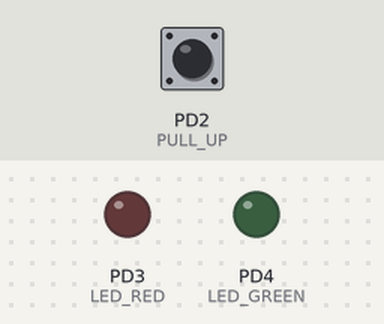
Simulated run of this program. Board: ATmega328P, built with avr-gcc and emulated at 16 MHz. On the bench: output pins drawn as LEDs (lit = HIGH). Inputs (shaded band) come from the test bench; at power-on: PD2 (PULL_UP) HIGH.

Above: at 1.2 s.
1.3 s: PD2 (PULL_UP) pulled LOW for 0.15 s
At 2.5 s:
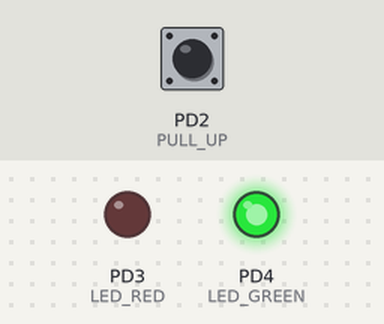
2.9 s: PD2 (PULL_UP) pulled LOW for 1 s
At 4.6 s:
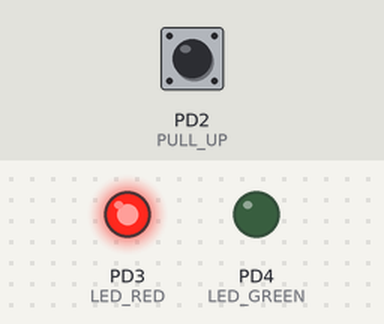
5.4 s: PD2 (PULL_UP) pulled LOW for 3.2 s
At 9.4 s:
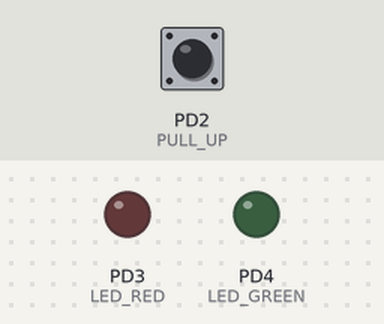
Timing chart, 0 to 10.9 s (numbered marks = the images above; inputs shaded):
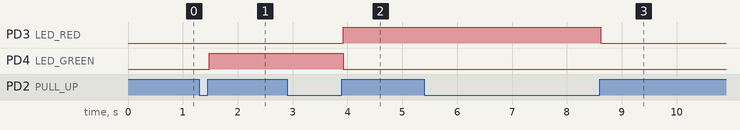

Measured:
- after the input at 1.3 s, PD4 (LED_GREEN): LOW → HIGH after 0.18 s
- after the input at 2.9 s, PD3 (LED_RED): LOW → HIGH after 1.0 s; PD4 (LED_GREEN): HIGH → LOW after 1.0 s
- after the input at 5.4 s, PD3 (LED_RED): HIGH → LOW after 3.2 s

The program:

main.c
```c
/*
 * Proyecto 8.c
 *
 * Created: 19/02/2024 12:02:57
 * Author : DCE
 */

#define  F_CPU	16000000UL
#include <avr/io.h>
#include <util/delay.h>
#include <stdbool.h>

#include "PORTS.h"
#include "PARAMETERS.h"
#include "MACROS.h"

bool GPIO_readButton (void){
	bool buttonPressed = !BUTTON_PRESSED;
	///---------------------------------------------
	/// 1. If the pushbutton is PRESSED
	if ((READ_PIN(GPIO01_IN,BUTTON))==BUTTON_PRESSED)
	{
		///----------------------------------------------------------------
		/// 1.1. Wait for a time to avoid the pushbutton bounce
		_delay_ms(DEBOUNCE_TIME);
		///----------------------------------------------------------------
		/// 1.2. Check if the button is NOT already PRESSED
		if (READ_PIN(GPIO01_IN,BUTTON)!=BUTTON_PRESSED)
		{
			///----------------------------------------------------------------
			/// 1.2.1. If released, do the task: change the state of the LED
			buttonPressed = BUTTON_PRESSED;
			///----------------------------------------------------------------
			/// 1.2.2 Wait for a time to avoid bouncing in pushbutton (release)
			_delay_ms(DEBOUNCE_TIME);
		}
	}
	return buttonPressed;
}

//---------  User data types definitions -------------
typedef enum {
	STATE_LED_GREEN,
	STATE_LED_RED,
	STATE_LED_OFF
} LEDStates_t;


int main(void)
{
	bool readButton = !BUTTON_PRESSED;

	//---------  Local variables (Registers) -----------------
	/// Variables to keep the state of the FSM
	LEDStates_t currentState = STATE_LED_OFF;
	LEDStates_t nextState	  = STATE_LED_OFF;

	// ------------ SETUP ------------------------
	GPIO_init();
	//------------ LOOP -------------------------------------
	while (1)
	{
		// -----------------------------------------------
		// 1.- Event
		// -----------------------------------------------
		readButton = GPIO_readButton();
		// -----------------------------------------------
		// 2.- Transitions
		// -----------------------------------------------
		switch(currentState){
			case STATE_LED_OFF:
			if (readButton==BUTTON_PRESSED){
				nextState=STATE_LED_GREEN;
			}
			break;

			case STATE_LED_GREEN:
			if (readButton==BUTTON_PRESSED){
				nextState=STATE_LED_RED;
			}

			break;

			case STATE_LED_RED:
			if (readButton==BUTTON_PRESSED){
				nextState=STATE_LED_OFF;
			}
			break;

			default:
			nextState=STATE_LED_OFF;
			break;
		}
		// -----------------------------------------------
		// 3. Outputs
		// -----------------------------------------------
		switch(currentState){
			case STATE_LED_GREEN:
			SETBIT(GPIO01_OUT,LED_GREEN);
			CLEARBIT(GPIO01_OUT,LED_RED);
			break;

			case STATE_LED_RED:
			SETBIT(GPIO01_OUT,LED_RED);
			CLEARBIT(GPIO01_OUT,LED_GREEN);
			break;

			case STATE_LED_OFF:
			CLEARBIT(GPIO01_OUT,LED_GREEN);
			CLEARBIT(GPIO01_OUT,LED_RED);
			break;

			default:
			CLEARBIT(GPIO01_OUT,LED_GREEN);
			CLEARBIT(GPIO01_OUT,LED_RED);
			break;
		}


		currentState = nextState;


	}
}
```

MACROS.h
```c
/*
 * MACROS.h
 *
 * Created: 19/02/2024 10:16:42
 *  Author: DCE
 */


#ifndef MACROS_H_
#define MACROS_H_

//P2-Project 6
#define SETBIT(ADDRESS,BIT)		(ADDRESS |= (1<<BIT))
#define CLEARBIT(ADDRESS,BIT)	(ADDRESS &= ~(1<<BIT))
#define TOGGLEBIT(ADDRESS,BIT)	(ADDRESS ^= (1<<BIT))

//P2-Project 7

#define READ_PIN(ADDRESS,BIT)	(ADDRESS & (1<<BIT))	//Lee el estado del botón
#define BUTTON_PRESSED			0						//Cual es el estado del falso


#endif /* MACROS_H_ */
```

PARAMETERS.h
```c
/*
 * PARAMETERS.h
 *
 * Created: 19/02/2024 10:25:37
 *  Author: DCE
 */


#ifndef PARAMETERS_H_
#define PARAMETERS_H_

#define DEBOUNCE_TIME 20

#endif /* PARAMETERS_H_ */
```

PORTS.h
```c
/*
 * PORTS.h
 *
 * Created: 19/02/2024 10:16:24
 *  Author: DCE
 */


#ifndef PORTS_H_
#define PORTS_H_

/*DEFINIMOS LOS PUERTOS QUE VAMOS A USAR*/

//Proyecto 6

//MCU port where the led is connected. mode conf register
#define GPIO01_MODE DDRD

//Pin of port where the led is connected config as output
#define LED_RED_MODE	DDD3
#define LED_GREEN_MODE	DDD4

//MCU port where the led is connected
#define GPIO01_OUT PORTD

//pull-up
#define PULL_UP PORTD2

//Proyecto 7

#define LED_GREEN PORTD4
#define LED_RED PORTD3

#define GPIO01_IN PIND
#define BUTTON PIND2

static inline void GPIO_init(){
		//1.- Set output pins
		GPIO01_MODE |=(1<<LED_RED_MODE )|(1<<LED_GREEN_MODE );
		GPIO01_OUT |= (1<<PULL_UP);

}


#endif /* PORTS_H_ */
```
